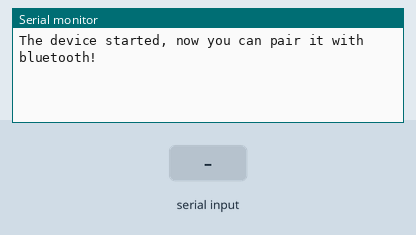
Simulated run of this sketch. Board: ESP32. Shown: the last lines printed to the serial monitor. The test bench sets the inputs (shaded band). Nothing arrives over Bluetooth unless stated.

Above: at 1.2 s.
1.3 s: "h" received over the second serial link
At 2.5 s:
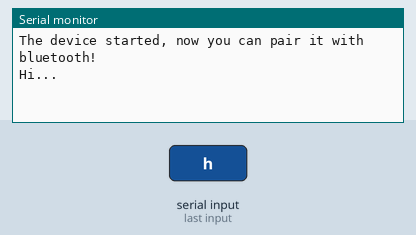
2.8 s: "b" received over the second serial link
At 4.3 s:
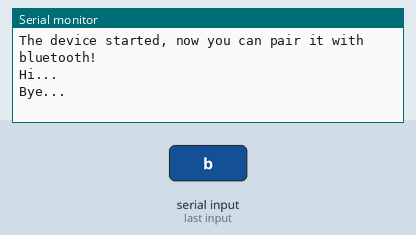

Measured:
- after the input at 1.3 s, the serial monitor: prints a new line at once (image 1)
- after the input at 2.8 s, the serial monitor: prints a new line at once (image 2)

The sketch:

Bluetooth.ino
```cpp
#include "BluetoothSerial.h"
#if !defined(CONFIG_BT_ENABLED) || !defined(CONFIG_BLUEDROID_ENABLED)
#error Bluetooth is not enabled! Please run `make menuconfig` to and enable it
#endif

BluetoothSerial SerialBT;
char ch;

void setup() {
  Serial.begin(115200);
  SerialBT.begin("Arduino Mega"); //Bluetooth device name
  Serial.println("The device started, now you can pair it with bluetooth!");
}

void loop() {
  if (SerialBT.available()) {
    ch =(char)SerialBT.read();
    if(ch == 'h'){
      Serial.println("Hi...");
    } else if(ch == 'b'){
      Serial.println("Bye...");
    }
  }
  delay(20);
}
```
